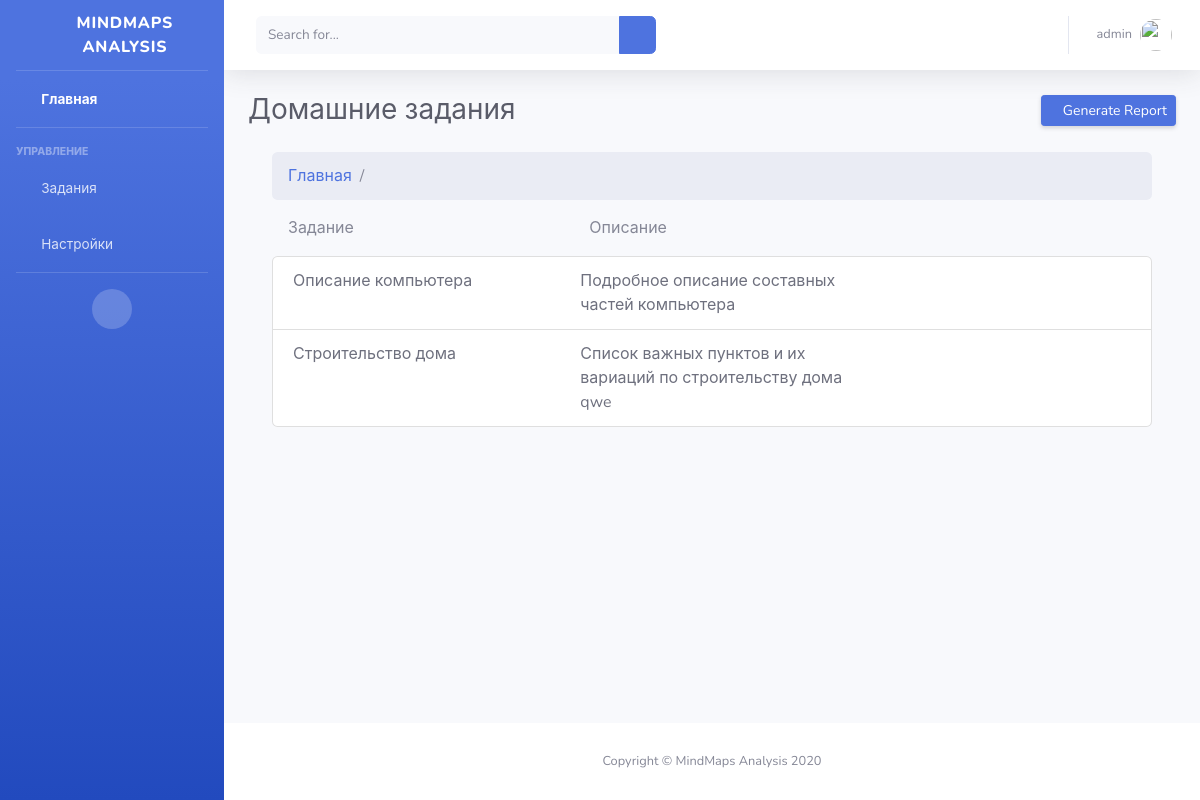
The app's page / (signed in) with its own data.
### polls/models.py (models this page shows, shortened)
class Task(models.Model):
    title = models.CharField(max_length=200)
    about = models.CharField(max_length=400)
    userData = models.ForeignKey(UserData, on_delete=models.CASCADE)

### polls/views.py (the view)
# urls.py: path('', views.index, name='index'),
@login_required(login_url='/accounts/login/')
def index(request):
    try:
        user_data = UserData.objects.get(user=request.user)
    except UserData.DoesNotExist:
        user_data = ''
    context = {'userData': user_data}
    return render(request, 'polls/index.html', context)

### polls/templates/polls/index.html (shortened to what this page needs)
{% extends "base.html" %}
{% block page_title %}Домашние задания{% endblock %}
{% block content %}
    <div class="container mt-3">
        <nav aria-label="breadcrumb">
            <ol class="breadcrumb">
                <li class="breadcrumb-item"><a href="{% url 'index' %}">Главная</a></li>
                <li class="breadcrumb-item"></li>
            </ol>
        </nav>
        <div class="row mb-3">
            <div class="col-4 ml-3">Задание</div>
            <div class="col-4">Описание</div>
        </div>
        <div class="list-group mb-5">
            {% for task in userData.task_set.all %}
                <a href="{{ task.pk }}" class="list-group-item list-group-item-action">
                    <div class="row">
                        <div class="col-4">
                            {{ task.title }}
                        </div>
                        <div class="col-4">
                            {{ task.about }}
                        </div>
                    </div>
                </a>
            {% endfor %}
        </div>
    </div>
{% endblock %}

### polls/templates/base.html (shortened to what this page needs)
<!DOCTYPE html>
<html lang="en">
<head>
{% load static %}
  <link href="{% static 'polls/vendor/fontawesome-free/css/all.min.css' %}" rel="stylesheet" type="text/css">
  <link href="{% static 'polls/css/sb-admin-2.min.css' %}" rel="stylesheet">
</head>
<body id="page-top">
  <div id="wrapper">
    <ul class="navbar-nav bg-gradient-primary sidebar sidebar-dark accordion" id="accordionSidebar">
      <a class="sidebar-brand d-flex align-items-center justify-content-center" href="{% url 'index' %}">
        <div class="sidebar-brand-icon rotate-n-15">
          <i class="fas fa-project-diagram"></i>
        </div>
        <div class="sidebar-brand-text mx-3">MindMaps Analysis</div>
      </a>
      <hr class="sidebar-divider my-0">
      <li class="nav-item active">
        <a class="nav-link" href="{% url 'index' %}">
          <i class="fas fa-fw fa-align-justify"></i>
          <span>Главная</span></a>
      </li>
      <hr class="sidebar-divider">
      <div class="sidebar-heading">
        Управление
      </div>
      <li class="nav-item">
        <a class="nav-link collapsed" href="#" data-toggle="collapse" data-target="#collapseTwo" aria-expanded="true" aria-controls="collapseTwo">
          <i class="fas fa-fw fa-clipboard-list"></i>
          <span>Задания</span>
        </a>
      </li>
      <li class="nav-item">
        <a class="nav-link collapsed" href="#" data-toggle="collapse" data-target="#collapseUtilities" aria-expanded="true" aria-controls="collapseUtilities">
          <i class="fas fa-fw fa-wrench"></i>
          <span>Настройки</span>
        </a>
      </li>
      <hr class="sidebar-divider">
      <div class="text-center d-none d-md-inline">
        <button class="rounded-circle border-0" id="sidebarToggle"></button>
      </div>
    </ul>
    <div id="content-wrapper" class="d-flex flex-column">
      <div id="content">
        <nav class="navbar navbar-expand navbar-light bg-white topbar mb-4 static-top shadow">
          <form class="d-none d-sm-inline-block form-inline mr-auto ml-md-3 my-2 my-md-0 mw-100 navbar-search">
            <div class="input-group">
              <input type="text" class="form-control bg-light border-0 small" placeholder="Search for..." aria-label="Search" aria-describedby="basic-addon2">
              <div class="input-group-append">
                <button class="btn btn-primary" type="button">
                  <i class="fas fa-search fa-sm"></i>
                </button>
              </div>
            </div>
          </form>
          <ul class="navbar-nav ml-auto">
            <li class="nav-item dropdown no-arrow">
              <a class="nav-link dropdown-toggle" href="#" id="userDropdown" role="button" data-toggle="dropdown" aria-haspopup="true" aria-expanded="false">
                <span class="mr-2 d-none d-lg-inline text-gray-600 small">{{ user.username }}</span>
                <img class="img-profile rounded-circle" src="https://source.unsplash.com/QAB-WJcbgJk/60x60">
              </a>
            </li>
          </ul>
        </nav>
        <div class="container-fluid">
          <div class="d-sm-flex align-items-center justify-content-between mb-4">
            <h1 class="h3 mb-0 text-gray-800">{% block page_title %}Заголовок{% endblock %}</h1>
            <a href="#" class="d-none d-sm-inline-block btn btn-sm btn-primary shadow-sm"><i class="fas fa-download fa-sm text-white-50"></i> Generate Report</a>
          </div>
          {% block content %}{% endblock %}
        </div>
      </div>
      <footer class="sticky-footer bg-white">
        <div class="container my-auto">
          <div class="copyright text-center my-auto">
            <span>Copyright &copy; MindMaps Analysis 2020</span>
          </div>
        </div>
      </footer>
    </div>
  </div>
</body>
</html>

### records on screen
Task: title "Описание компьютера", about "Подробное описание составных частей компьютера"
Task: title "Строительство дома", about "Список важных пунктов и их вариаций по строительству дома qwe"

### other values on screen
{{ user.username }} "admin"
